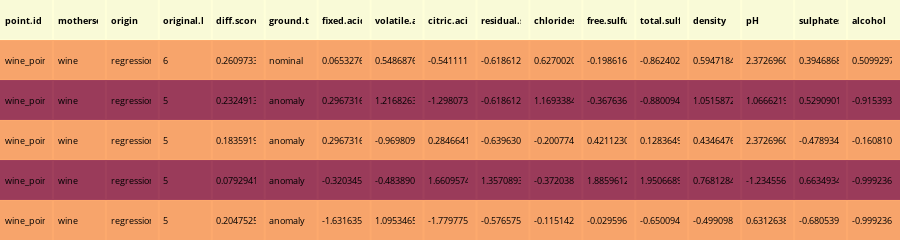

Notebook source saved alongside this figure:
### Code cell
df = pd.read_csv(wine_bm_files[0])
print("=" * 70)
print("The shape of DataFrame is:", df.shape)
print("=" * 70)

d = df.head()
colorscale = "YlOrRd"
table = ff.create_table(d, colorscale=colorscale)
for i in range(len(table.layout.annotations)):
    table.layout.annotations[i].width = 40
    table.layout.annotations[i].font.size = 9
    table.layout.annotations[i].font.color = 'black'
iplot(table)

### Figure 1 — Plotly figure (JSON) as saved in the notebook; plotly's stock layout.template omitted (floating-point values rounded to 4 significant figures)
{"data": [{"colorscale": [[0, "rgb(255,255,204)"], [0.125, "rgb(255,237,160)"], [0.25, "rgb(254,217,118)"], [0.375, "rgb(254,178,76)"], [0.5, "rgb(253,141,60)"], [0.625, "rgb(252,78,42)"], [0.75, "rgb(227,26,28)"], [0.875, "rgb(189,0,38)"], [1, "rgb(128,0,38)"]], "hoverinfo": "none", "opacity": 0.75, "showscale": false, "type": "heatmap", "z": [[0, 0, 0, 0, 0, 0, 0, 0, 0, 0, 0, 0, 0, 0, 0, 0, 0], [0.5, 0.5, 0.5, 0.5, 0.5, 0.5, 0.5, 0.5, 0.5, 0.5, 0.5, 0.5, 0.5, 0.5, 0.5, 0.5, 0.5], [1, 1, 1, 1, 1, 1, 1, 1, 1, 1, 1, 1, 1, 1, 1, 1, 1], [0.5, 0.5, 0.5, 0.5, 0.5, 0.5, 0.5, 0.5, 0.5, 0.5, 0.5, 0.5, 0.5, 0.5, 0.5, 0.5, 0.5], [1, 1, 1, 1, 1, 1, 1, 1, 1, 1, 1, 1, 1, 1, 1, 1, 1], [0.5, 0.5, 0.5, 0.5, 0.5, 0.5, 0.5, 0.5, 0.5, 0.5, 0.5, 0.5, 0.5, 0.5, 0.5, 0.5, 0.5]]}], "layout": {"annotations": [{"align": "left", "font": {"color": "black", "size": 9}, "showarrow": false, "text": "<b>point.id</b>", "width": 40, "x": -0.45, "xanchor": "left", "xref": "x", "y": 0, "yref": "y"}, {"align": "left", "font": {"color": "black", "size": 9}, "showarrow": false, "text": "<b>motherset</b>", "width": 40, "x": 0.55, "xanchor": "left", "xref": "x", "y": 0, "yref": "y"}, {"align": "left", "font": {"color": "black", "size": 9}, "showarrow": false, "text": "<b>origin</b>", "width": 40, "x": 1.55, "xanchor": "left", "xref": "x", "y": 0, "yref": "y"}, {"align": "left", "font": {"color": "black", "size": 9}, "showarrow": false, "text": "<b>original.label</b>", "width": 40, "x": 2.55, "xanchor": "left", "xref": "x", "y": 0, "yref": "y"}, {"align": "left", "font": {"color": "black", "size": 9}, "showarrow": false, "text": "<b>diff.score</b>", "width": 40, "x": 3.55, "xanchor": "left", "xref": "x", "y": 0, "yref": "y"}, {"align": "left", "font": {"color": "black", "size": 9}, "showarrow": false, "text": "<b>ground.truth</b>", "width": 40, "x": 4.55, "xanchor": "left", "xref": "x", "y": 0, "yref": "y"}, {"align": "left", "font": {"color": "black", "size": 9}, "showarrow": false, "text": "<b>fixed.acidity</b>", "width": 40, "x": 5.55, "xanchor": "left", "xref": "x", "y": 0, "yref": "y"}, {"align": "left", "font": {"color": "black", "size": 9}, "showarrow": false, "text": "<b>volatile.acidity</b>", "width": 40, "x": 6.55, "xanchor": "left", "xref": "x", "y": 0, "yref": "y"}, {"align": "left", "font": {"color": "black", "size": 9}, "showarrow": false, "text": "<b>citric.acid</b>", "width": 40, "x": 7.55, "xanchor": "left", "xref": "x", "y": 0, "yref": "y"}, {"align": "left", "font": {"color": "black", "size": 9}, "showarrow": false, "text": "<b>residual.sugar</b>", "width": 40, "x": 8.55, "xanchor": "left", "xref": "x", "y": 0, "yref": "y"}, {"align": "left", "font": {"color": "black", "size": 9}, "showarrow": false, "text": "<b>chlorides</b>", "width": 40, "x": 9.55, "xanchor": "left", "xref": "x", "y": 0, "yref": "y"}, {"align": "left", "font": {"color": "black", "size": 9}, "showarrow": false, "text": "<b>free.sulfur.dioxide</b>", "width": 40, "x": 10.55, "xanchor": "left", "xref": "x", "y": 0, "yref": "y"}, {"align": "left", "font": {"color": "black", "size": 9}, "showarrow": false, "text": "<b>total.sulfur.dioxide</b>", "width": 40, "x": 11.55, "xanchor": "left", "xref": "x", "y": 0, "yref": "y"}, {"align": "left", "font": {"color": "black", "size": 9}, "showarrow": false, "text": "<b>density</b>", "width": 40, "x": 12.55, "xanchor": "left", "xref": "x", "y": 0, "yref": "y"}, {"align": "left", "font": {"color": "black", "size": 9}, "showarrow": false, "text": "<b>pH</b>", "width": 40, "x": 13.55, "xanchor": "left", "xref": "x", "y": 0, "yref": "y"}, {"align": "left", "font": {"color": "black", "size": 9}, "showarrow": false, "text": "<b>sulphates</b>", "width": 40, "x": 14.55, "xanchor": "left", "xref": "x", "y": 0, "yref": "y"}, {"align": "left", "font": {"color": "black", "size": 9}, "showarrow": false, "text": "<b>alcohol</b>", "width": 40, "x": 15.55, "xanchor": "left", "xref": "x", "y": 0, "yref": "y"}, {"align": "left", "font": {"color": "black", "size": 9}, "showarrow": false, "text": "wine_point_6256", "width": 40, "x": -0.45, "xanchor": "left", "xref": "x", "y": 1, "yref": "y"}, {"align": "left", "font": {"color": "black", "size": 9}, "showarrow": false, "text": "wine", "width": 40, "x": 0.55, "xanchor": "left", "xref": "x", "y": 1, "yref": "y"}, {"align": "left", "font": {"color": "black", "size": 9}, "showarrow": false, "text": "regression", "width": 40, "x": 1.55, "xanchor": "left", "xref": "x", "y": 1, "yref": "y"}, {"align": "left", "font": {"color": "black", "size": 9}, "showarrow": false, "text": "6", "width": 40, "x": 2.55, "xanchor": "left", "xref": "x", "y": 1, "yref": "y"}, {"align": "left", "font": {"color": "black", "size": 9}, "showarrow": false, "text": "0.26097338286724603", "width": 40, "x": 3.55, "xanchor": "left", "xref": "x", "y": 1, "yref": "y"}, {"align": "left", "font": {"color": "black", "size": 9}, "showarrow": false, "text": "nominal", "width": 40, "x": 4.55, "xanchor": "left", "xref": "x", "y": 1, "yref": "y"}, {"align": "left", "font": {"color": "black", "size": 9}, "showarrow": false, "text": "0.0653276225578967", "width": 40, "x": 5.55, "xanchor": "left", "xref": "x", "y": 1, "yref": "y"}, {"align": "left", "font": {"color": "black", "size": 9}, "showarrow": false, "text": "0.5486876514457679", "width": 40, "x": 6.55, "xanchor": "left", "xref": "x", "y": 1, "yref": "y"}, {"align": "left", "font": {"color": "black", "size": 9}, "showarrow": false, "text": "-0.541111826722522", "width": 40, "x": 7.55, "xanchor": "left", "xref": "x", "y": 1, "yref": "y"}, {"align": "left", "font": {"color": "black", "size": 9}, "showarrow": false, "text": "-0.618612178702516", "width": 40, "x": 8.55, "xanchor": "left", "xref": "x", "y": 1, "yref": "y"}, {"align": "left", "font": {"color": "black", "size": 9}, "showarrow": false, "text": "0.627002002566231", "width": 40, "x": 9.55, "xanchor": "left", "xref": "x", "y": 1, "yref": "y"}, {"align": "left", "font": {"color": "black", "size": 9}, "showarrow": false, "text": "-0.19861625877260897", "width": 40, "x": 10.55, "xanchor": "left", "xref": "x", "y": 1, "yref": "y"}, {"align": "left", "font": {"color": "black", "size": 9}, "showarrow": false, "text": "-0.8624022483099208", "width": 40, "x": 11.55, "xanchor": "left", "xref": "x", "y": 1, "yref": "y"}, {"align": "left", "font": {"color": "black", "size": 9}, "showarrow": false, "text": "0.5947184527253621", "width": 40, "x": 12.55, "xanchor": "left", "xref": "x", "y": 1, "yref": "y"}, {"align": "left", "font": {"color": "black", "size": 9}, "showarrow": false, "text": "2.37269601350927", "width": 40, "x": 13.55, "xanchor": "left", "xref": "x", "y": 1, "yref": "y"}, {"align": "left", "font": {"color": "black", "size": 9}, "showarrow": false, "text": "0.39468685547682203", "width": 40, "x": 14.55, "xanchor": "left", "xref": "x", "y": 1, "yref": "y"}, {"align": "left", "font": {"color": "black", "size": 9}, "showarrow": false, "text": "0.509929720590808", "width": 40, "x": 15.55, "xanchor": "left", "xref": "x", "y": 1, "yref": "y"}, {"align": "left", "font": {"color": "black", "size": 9}, "showarrow": false, "text": "wine_point_5651", "width": 40, "x": -0.45, "xanchor": "left", "xref": "x", "y": 2, "yref": "y"}, {"align": "left", "font": {"color": "black", "size": 9}, "showarrow": false, "text": "wine", "width": 40, "x": 0.55, "xanchor": "left", "xref": "x", "y": 2, "yref": "y"}, {"align": "left", "font": {"color": "black", "size": 9}, "showarrow": false, "text": "regression", "width": 40, "x": 1.55, "xanchor": "left", "xref": "x", "y": 2, "yref": "y"}, {"align": "left", "font": {"color": "black", "size": 9}, "showarrow": false, "text": "5", "width": 40, "x": 2.55, "xanchor": "left", "xref": "x", "y": 2, "yref": "y"}, {"align": "left", "font": {"color": "black", "size": 9}, "showarrow": false, "text": "0.23249130740680898", "width": 40, "x": 3.55, "xanchor": "left", "xref": "x", "y": 2, "yref": "y"}, {"align": "left", "font": {"color": "black", "size": 9}, "showarrow": false, "text": "anomaly", "width": 40, "x": 4.55, "xanchor": "left", "xref": "x", "y": 2, "yref": "y"}, {"align": "left", "font": {"color": "black", "size": 9}, "showarrow": false, "text": "0.296731655502188", "width": 40, "x": 5.55, "xanchor": "left", "xref": "x", "y": 2, "yref": "y"}, {"align": "left", "font": {"color": "black", "size": 9}, "showarrow": false, "text": "1.21682635285784", "width": 40, "x": 6.55, "xanchor": "left", "xref": "x", "y": 2, "yref": "y"}, {"align": "left", "font": {"color": "black", "size": 9}, "showarrow": false, "text": "-1.29807312723103", "width": 40, "x": 7.55, "xanchor": "left", "xref": "x", "y": 2, "yref": "y"}, {"align": "left", "font": {"color": "black", "size": 9}, "showarrow": false, "text": "-0.618612178702516", "width": 40, "x": 8.55, "xanchor": "left", "xref": "x", "y": 2, "yref": "y"}, {"align": "left", "font": {"color": "black", "size": 9}, "showarrow": false, "text": "1.16933848113724", "width": 40, "x": 9.55, "xanchor": "left", "xref": "x", "y": 2, "yref": "y"}, {"align": "left", "font": {"color": "black", "size": 9}, "showarrow": false, "text": "-0.36763605879605205", "width": 40, "x": 10.55, "xanchor": "left", "xref": "x", "y": 2, "yref": "y"}, {"align": "left", "font": {"color": "black", "size": 9}, "showarrow": false, "text": "-0.880094519882496", "width": 40, "x": 11.55, "xanchor": "left", "xref": "x", "y": 2, "yref": "y"}, {"align": "left", "font": {"color": "black", "size": 9}, "showarrow": false, "text": "1.0515872071046701", "width": 40, "x": 12.55, "xanchor": "left", "xref": "x", "y": 2, "yref": "y"}, {"align": "left", "font": {"color": "black", "size": 9}, "showarrow": false, "text": "1.06662191524749", "width": 40, "x": 13.55, "xanchor": "left", "xref": "x", "y": 2, "yref": "y"}, {"align": "left", "font": {"color": "black", "size": 9}, "showarrow": false, "text": "0.529090152297039", "width": 40, "x": 14.55, "xanchor": "left", "xref": "x", "y": 2, "yref": "y"}, {"align": "left", "font": {"color": "black", "size": 9}, "showarrow": false, "text": "-0.915393708652846", "width": 40, "x": 15.55, "xanchor": "left", "xref": "x", "y": 2, "yref": "y"}, {"align": "left", "font": {"color": "black", "size": 9}, "showarrow": false, "text": "wine_point_2076", "width": 40, "x": -0.45, "xanchor": "left", "xref": "x", "y": 3, "yref": "y"}, {"align": "left", "font": {"color": "black", "size": 9}, "showarrow": false, "text": "wine", "width": 40, "x": 0.55, "xanchor": "left", "xref": "x", "y": 3, "yref": "y"}, {"align": "left", "font": {"color": "black", "size": 9}, "showarrow": false, "text": "regression", "width": 40, "x": 1.55, "xanchor": "left", "xref": "x", "y": 3, "yref": "y"}, {"align": "left", "font": {"color": "black", "size": 9}, "showarrow": false, "text": "5", "width": 40, "x": 2.55, "xanchor": "left", "xref": "x", "y": 3, "yref": "y"}, {"align": "left", "font": {"color": "black", "size": 9}, "showarrow": false, "text": "0.18359193250475", "width": 40, "x": 3.55, "xanchor": "left", "xref": "x", "y": 3, "yref": "y"}, {"align": "left", "font": {"color": "black", "size": 9}, "showarrow": false, "text": "anomaly", "width": 40, "x": 4.55, "xanchor": "left", "xref": "x", "y": 3, "yref": "y"}, {"align": "left", "font": {"color": "black", "size": 9}, "showarrow": false, "text": "0.296731655502188", "width": 40, "x": 5.55, "xanchor": "left", "xref": "x", "y": 3, "yref": "y"}, {"align": "left", "font": {"color": "black", "size": 9}, "showarrow": false, "text": "-0.969809397218039", "width": 40, "x": 6.55, "xanchor": "left", "xref": "x", "y": 3, "yref": "y"}, {"align": "left", "font": {"color": "black", "size": 9}, "showarrow": false, "text": "0.284664137468574", "width": 40, "x": 7.55, "xanchor": "left", "xref": "x", "y": 3, "yref": "y"}, {"align": "left", "font": {"color": "black", "size": 9}, "showarrow": false, "text": "-0.63963027978414", "width": 40, "x": 8.55, "xanchor": "left", "xref": "x", "y": 3, "yref": "y"}, {"align": "left", "font": {"color": "black", "size": 9}, "showarrow": false, "text": "-0.20077472788425896", "width": 40, "x": 9.55, "xanchor": "left", "xref": "x", "y": 3, "yref": "y"}, {"align": "left", "font": {"color": "black", "size": 9}, "showarrow": false, "text": "0.42112300798001295", "width": 40, "x": 10.55, "xanchor": "left", "xref": "x", "y": 3, "yref": "y"}, {"align": "left", "font": {"color": "black", "size": 9}, "showarrow": false, "text": "0.128364959754328", "width": 40, "x": 11.55, "xanchor": "left", "xref": "x", "y": 3, "yref": "y"}, {"align": "left", "font": {"color": "black", "size": 9}, "showarrow": false, "text": "0.434647648271283", "width": 40, "x": 12.55, "xanchor": "left", "xref": "x", "y": 3, "yref": "y"}, {"align": "left", "font": {"color": "black", "size": 9}, "showarrow": false, "text": "2.37269601350927", "width": 40, "x": 13.55, "xanchor": "left", "xref": "x", "y": 3, "yref": "y"}, {"align": "left", "font": {"color": "black", "size": 9}, "showarrow": false, "text": "-0.47893457385458604", "width": 40, "x": 14.55, "xanchor": "left", "xref": "x", "y": 3, "yref": "y"}, {"align": "left", "font": {"color": "black", "size": 9}, "showarrow": false, "text": "-0.16081071670032301", "width": 40, "x": 15.55, "xanchor": "left", "xref": "x", "y": 3, "yref": "y"}, {"align": "left", "font": {"color": "black", "size": 9}, "showarrow": false, "text": "wine_point_0185", "width": 40, "x": -0.45, "xanchor": "left", "xref": "x", "y": 4, "yref": "y"}, {"align": "left", "font": {"color": "black", "size": 9}, "showarrow": false, "text": "wine", "width": 40, "x": 0.55, "xanchor": "left", "xref": "x", "y": 4, "yref": "y"}, {"align": "left", "font": {"color": "black", "size": 9}, "showarrow": false, "text": "regression", "width": 40, "x": 1.55, "xanchor": "left", "xref": "x", "y": 4, "yref": "y"}, {"align": "left", "font": {"color": "black", "size": 9}, "showarrow": false, "text": "5", "width": 40, "x": 2.55, "xanchor": "left", "xref": "x", "y": 4, "yref": "y"}, {"align": "left", "font": {"color": "black", "size": 9}, "showarrow": false, "text": "0.0792941246104013", "width": 40, "x": 3.55, "xanchor": "left", "xref": "x", "y": 4, "yref": "y"}, {"align": "left", "font": {"color": "black", "size": 9}, "showarrow": false, "text": "anomaly", "width": 40, "x": 4.55, "xanchor": "left", "xref": "x", "y": 4, "yref": "y"}, {"align": "left", "font": {"color": "black", "size": 9}, "showarrow": false, "text": "-0.320345765682589", "width": 40, "x": 5.55, "xanchor": "left", "xref": "x", "y": 4, "yref": "y"}, {"align": "left", "font": {"color": "black", "size": 9}, "showarrow": false, "text": "-0.48389034164562106", "width": 40, "x": 6.55, "xanchor": "left", "xref": "x", "y": 4, "yref": "y"}, {"align": "left", "font": {"color": "black", "size": 9}, "showarrow": false, "text": "1.6609574111203997", "width": 40, "x": 7.55, "xanchor": "left", "xref": "x", "y": 4, "yref": "y"}, {"align": "left", "font": {"color": "black", "size": 9}, "showarrow": false, "text": "1.3570893229701102", "width": 40, "x": 8.55, "xanchor": "left", "xref": "x", "y": 4, "yref": "y"}, {"align": "left", "font": {"color": "black", "size": 9}, "showarrow": false, "text": "-0.372038879011947", "width": 40, "x": 9.55, "xanchor": "left", "xref": "x", "y": 4, "yref": "y"}, {"align": "left", "font": {"color": "black", "size": 9}, "showarrow": false, "text": "1.8859612748498502", "width": 40, "x": 10.55, "xanchor": "left", "xref": "x", "y": 4, "yref": "y"}, {"align": "left", "font": {"color": "black", "size": 9}, "showarrow": false, "text": "1.9506689317296397", "width": 40, "x": 11.55, "xanchor": "left", "xref": "x", "y": 4, "yref": "y"}, {"align": "left", "font": {"color": "black", "size": 9}, "showarrow": false, "text": "0.768128490883923", "width": 40, "x": 12.55, "xanchor": "left", "xref": "x", "y": 4, "yref": "y"}, {"align": "left", "font": {"color": "black", "size": 9}, "showarrow": false, "text": "-1.2345562578804", "width": 40, "x": 13.55, "xanchor": "left", "xref": "x", "y": 4, "yref": "y"}, {"align": "left", "font": {"color": "black", "size": 9}, "showarrow": false, "text": "0.6634934491172559", "width": 40, "x": 14.55, "xanchor": "left", "xref": "x", "y": 4, "yref": "y"}, {"align": "left", "font": {"color": "black", "size": 9}, "showarrow": false, "text": "-0.999236263314237", "width": 40, "x": 15.55, "xanchor": "left", "xref": "x", "y": 4, "yref": "y"}, {"align": "left", "font": {"color": "black", "size": 9}, "showarrow": false, "text": "wine_point_1008", "width": 40, "x": -0.45, "xanchor": "left", "xref": "x", "y": 5, "yref": "y"}, {"align": "left", "font": {"color": "black", "size": 9}, "showarrow": false, "text": "wine", "width": 40, "x": 0.55, "xanchor": "left", "xref": "x", "y": 5, "yref": "y"}, {"align": "left", "font": {"color": "black", "size": 9}, "showarrow": false, "text": "regression", "width": 40, "x": 1.55, "xanchor": "left", "xref": "x", "y": 5, "yref": "y"}, {"align": "left", "font": {"color": "black", "size": 9}, "showarrow": false, "text": "5", "width": 40, "x": 2.55, "xanchor": "left", "xref": "x", "y": 5, "yref": "y"}, {"align": "left", "font": {"color": "black", "size": 9}, "showarrow": false, "text": "0.20475250555644398", "width": 40, "x": 3.55, "xanchor": "left", "xref": "x", "y": 5, "yref": "y"}, {"align": "left", "font": {"color": "black", "size": 9}, "showarrow": false, "text": "anomaly", "width": 40, "x": 4.55, "xanchor": "left", "xref": "x", "y": 5, "yref": "y"}, {"align": "left", "font": {"color": "black", "size": 9}, "showarrow": false, "text": "-1.63163528570024", "width": 40, "x": 5.55, "xanchor": "left", "xref": "x", "y": 5, "yref": "y"}, {"align": "left", "font": {"color": "black", "size": 9}, "showarrow": false, "text": "1.09534658896474", "width": 40, "x": 6.55, "xanchor": "left", "xref": "x", "y": 5, "yref": "y"}, {"align": "left", "font": {"color": "black", "size": 9}, "showarrow": false, "text": "-1.77977577300916", "width": 40, "x": 7.55, "xanchor": "left", "xref": "x", "y": 5, "yref": "y"}, {"align": "left", "font": {"color": "black", "size": 9}, "showarrow": false, "text": "-0.576575976539268", "width": 40, "x": 8.55, "xanchor": "left", "xref": "x", "y": 5, "yref": "y"}, {"align": "left", "font": {"color": "black", "size": 9}, "showarrow": false, "text": "-0.115142652320416", "width": 40, "x": 9.55, "xanchor": "left", "xref": "x", "y": 5, "yref": "y"}, {"align": "left", "font": {"color": "black", "size": 9}, "showarrow": false, "text": "-0.0295964587491669", "width": 40, "x": 10.55, "xanchor": "left", "xref": "x", "y": 5, "yref": "y"}, {"align": "left", "font": {"color": "black", "size": 9}, "showarrow": false, "text": "-0.65009498943901", "width": 40, "x": 11.55, "xanchor": "left", "xref": "x", "y": 5, "yref": "y"}, {"align": "left", "font": {"color": "black", "size": 9}, "showarrow": false, "text": "-0.499098711044116", "width": 40, "x": 12.55, "xanchor": "left", "xref": "x", "y": 5, "yref": "y"}, {"align": "left", "font": {"color": "black", "size": 9}, "showarrow": false, "text": "0.6312638824935649", "width": 40, "x": 13.55, "xanchor": "left", "xref": "x", "y": 5, "yref": "y"}, {"align": "left", "font": {"color": "black", "size": 9}, "showarrow": false, "text": "-0.6805395190849111", "width": 40, "x": 14.55, "xanchor": "left", "xref": "x", "y": 5, "yref": "y"}, {"align": "left", "font": {"color": "black", "size": 9}, "showarrow": false, "text": "-0.999236263314237", "width": 40, "x": 15.55, "xanchor": "left", "xref": "x", "y": 5, "yref": "y"}], "height": 230, "margin": {"b": 0, "l": 0, "r": 0, "t": 0}, "xaxis": {"dtick": 1, "gridwidth": 2, "showticklabels": false, "tick0": -0.5, "ticks": "", "zeroline": false}, "yaxis": {"autorange": "reversed", "dtick": 1, "gridwidth": 2, "showticklabels": false, "tick0": 0.5, "ticks": "", "zeroline": false}}}
